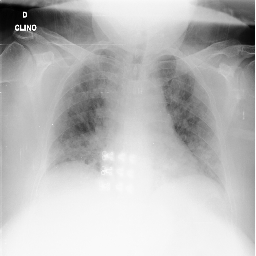
#> input picture Lab/02/Task_1_Chest_XRay/data/COVID/COVID.png, 256 x 256 px
$ jupyter execute xray_enhancement.ipynb
#> lines starting #> are read from the running program, lines starting #| are printed output that depends on the picture
[cell 1]
import matplotlib.pyplot as plt
import cv2
import pandas as pd
import numpy as np

[cell 2]
image = cv2.imread("data/COVID/COVID.png", cv2.IMREAD_GRAYSCALE)
#> image is the input picture: shape (256, 256); min 0, max 255, mean 186.7

image_rgb = cv2.cvtColor(image, cv2.COLOR_BGR2RGB)

plt.imshow(image_rgb)
plt.show()

[cell 3]
# Contrast Enhancement
equalized_image = cv2.equalizeHist(image)
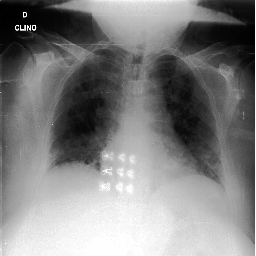
#> equalized_image: shape (256, 256); min 0, max 255, mean 128.7

equalized_image_rgb = cv2.cvtColor(image, cv2.COLOR_BGR2RGB)

fig, axes = plt.subplots(1, 2, figsize=(10, 5))

axes[0].imshow(image_rgb)
axes[0].set_title("Original")

axes[1].imshow(equalized_image_rgb)
axes[1].set_title("Equalized")

plt.show()
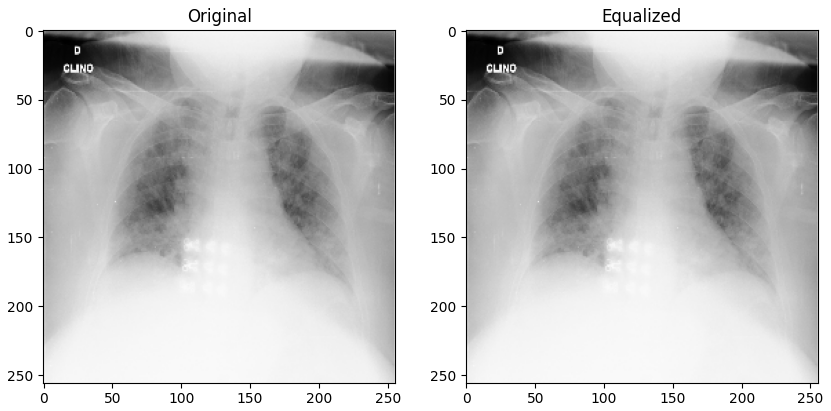
#> figure drawn by matplotlib, 2 panels

It shows the lungs structures a bit more clearly

[cell 4]
# Color Mapping
heatmap_bgr = cv2.applyColorMap(equalized_image, cv2.COLORMAP_JET)
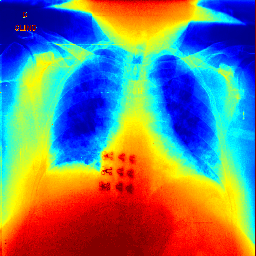
#> heatmap_bgr: shape (256, 256, 3); mean B, G, R 118.7, 126.5, 119.2

heatmap_rgb = cv2.cvtColor(heatmap_bgr, cv2.COLOR_BGR2RGB)

fig, axes = plt.subplots(1, 2, figsize=(12, 6))

axes[0].imshow(equalized_image, cmap="gray")
axes[0].set_title("Equalized Grayscale Image", fontsize=12)
axes[0].axis("off")

axes[1].imshow(heatmap_rgb)
axes[1].axis("off")
axes[1].set_title("False-Color Heatmap (COLORMAP_JET)", fontsize=12)

plt.tight_layout()
plt.show()
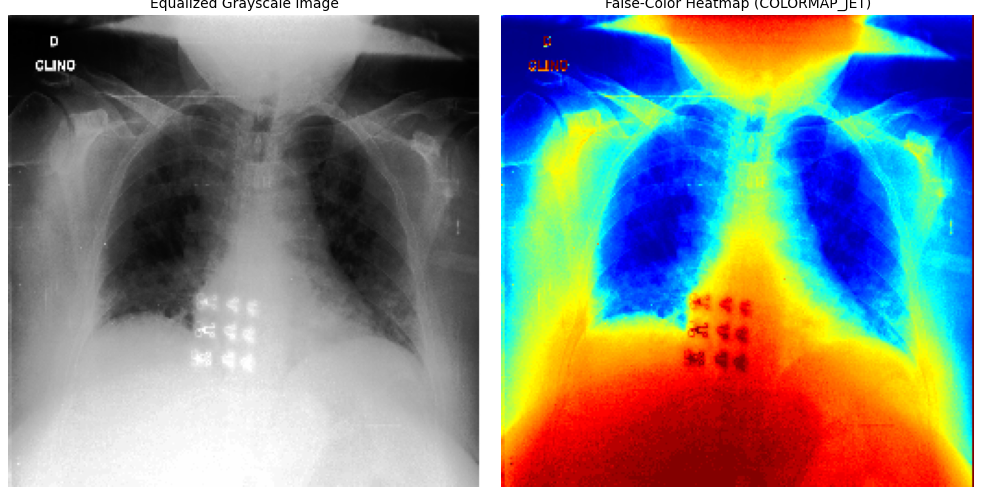
#> figure drawn by matplotlib, 2 panels

[cell 5]
# Color Balance
b, g, r = cv2.split(heatmap_bgr)
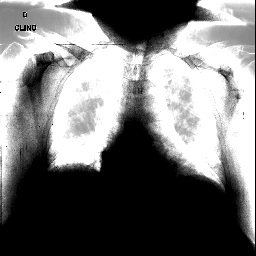
#> b: shape (256, 256); min 0, max 255, mean 118.7
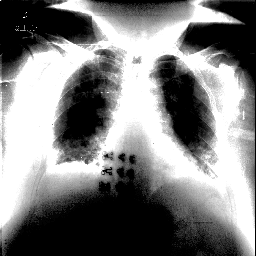
#> g: shape (256, 256); min 0, max 255, mean 126.5
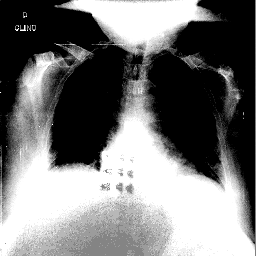
#> r: shape (256, 256); min 0, max 255, mean 119.2

mean_b = np.mean(b)
#> mean_b = 118.7
mean_g = np.mean(g)
#> mean_g = 126.5
mean_r = np.mean(r)
#> mean_r = 119.2

mean_gray = (mean_b + mean_g + mean_r) / 3.0
#> mean_gray = 121.5

# Calculate the scaling factors for each channel to neutralize the cast
# Avoid division by zero by ensuring means are not zero
scale_b = mean_gray / (mean_b if mean_b > 0 else 1)
#> scale_b = 1.02
scale_g = mean_gray / (mean_g if mean_g > 0 else 1)
#> scale_g = 0.96
scale_r = mean_gray / (mean_r if mean_r > 0 else 1)
#> scale_r = 1.02

# Apply the mathematical shift by scaling each channel independently
# Convert to float to avoid overflow errors during multiplication
b_balanced = np.clip(b * scale_b, 0, 255).astype(np.uint8)
g_balanced = np.clip(g * scale_g, 0, 255).astype(np.uint8)
r_balanced = np.clip(r * scale_r, 0, 255).astype(np.uint8)

# Merge the balanced channels back into a single BGR image
balanced_bgr = cv2.merge([b_balanced, g_balanced, r_balanced])

# 3. Convert both images to RGB format for accurate Matplotlib display
orig_rgb = cv2.cvtColor(heatmap_bgr, cv2.COLOR_BGR2RGB)
balanced_rgb = cv2.cvtColor(balanced_bgr, cv2.COLOR_BGR2RGB)

# 4. Display the results side-by-side
fig, axes = plt.subplots(1, 2, figsize=(12, 6))

axes[0].imshow(orig_rgb)
axes[0].set_title("Original (With Color Cast)", fontsize=12, color="darkred")
axes[0].axis("off")

axes[1].imshow(balanced_rgb)
axes[1].set_title("Color Balanced Result", fontsize=12, color="darkgreen")
axes[1].axis("off")

plt.tight_layout()
plt.show()

[cell 6]
# Color Filtering (Threshold)
threshold_value = 200
max_value = 255
ret, dense_tissue_mask = cv2.threshold(
    balanced_bgr, threshold_value, max_value, cv2.THRESH_BINARY
)
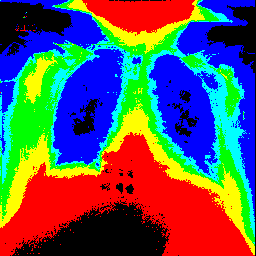
#> dense_tissue_mask: shape (256, 256, 3); mean B, G, R 91.5, 86.3, 89.3
#> ret = 200

# 4. Display the results side-by-side using Matplotlib
fig, axes = plt.subplots(1, 2, figsize=(18, 6))

# Plot 1: Original input scan
axes[0].imshow(balanced_rgb, cmap="gray")
axes[0].set_title("Original Scan / Visualization", fontsize=12)
axes[0].axis("off")

# Plot 2: Binary mask isolating dense tissue
axes[1].imshow(dense_tissue_mask, cmap="gray")
axes[1].set_title(
    f"Strict Mask (Intensity >= {threshold_value})", fontsize=12, color="darkred"
)
axes[1].axis("off")


plt.tight_layout()
plt.show()
#> figure, not shown here; B, G, R data is drawn as R, G, B

[cell 7]
# Logarithmic Transformation
image_float = image.astype(np.float32)

max_val = np.max(image_float)
#> max_val = 255
c = 255 / np.log(1 + max_val)
#> c = 45.99

log_transformed = c * np.log(1 + image_float)
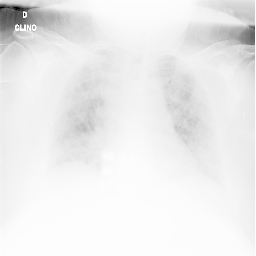
#> log_transformed: shape (256, 256) float32; min 0, max 255, mean 237.4

log_transformed = np.clip(log_transformed, 0, 255).astype(np.uint8)

fig, axes = plt.subplots(1, 2, figsize=(12, 6))

axes[0].imshow(image, cmap="gray")
axes[0].set_title("Original Underexposed X-ray", fontsize=12)
axes[0].axis("off")

axes[1].imshow(log_transformed, cmap="gray")
axes[1].set_title("Logarithmic Transformation Enhanced", fontsize=12, color="darkgreen")
axes[1].axis("off")

plt.tight_layout()
plt.show()

[cell 8]
# Power Law Transformation (Gamma)

img_normalized = image / 255.0

# 3. Define a fractional gamma value (gamma < 1.0)
# Values between 0.4 and 0.7 are ideal for expanding dark/midtone details
gamma = 0.5

# 4. Apply the power-law transformation formula: s = c * (r ^ gamma)
# Since the image is normalized to 1.0 max, the scaling constant 'c' is simply 1.0
gamma_corrected = np.power(img_normalized, gamma)
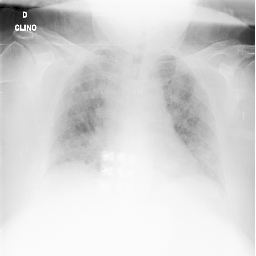
#> gamma_corrected: shape (256, 256) float64; min 0, max 1, mean 0.843

# 5. Scale the float image back up to the standard 8-bit range [0, 255]
gamma_corrected = (gamma_corrected * 255).astype(np.uint8)

# 6. Display the original and the tissue-enhanced result side-by-side
fig, axes = plt.subplots(1, 2, figsize=(12, 6))

axes[0].imshow(image, cmap="gray")
axes[0].set_title("Original (Harsh Bone Contrast)", fontsize=12)
axes[0].axis("off")

axes[1].imshow(gamma_corrected, cmap="gray")
axes[1].set_title(
    f"Gamma Corrected (\u03B3 = {gamma}) - Enhanced Soft Tissue",
    fontsize=12,
    color="darkgreen",
)
axes[1].axis("off")

plt.tight_layout()
plt.show()
